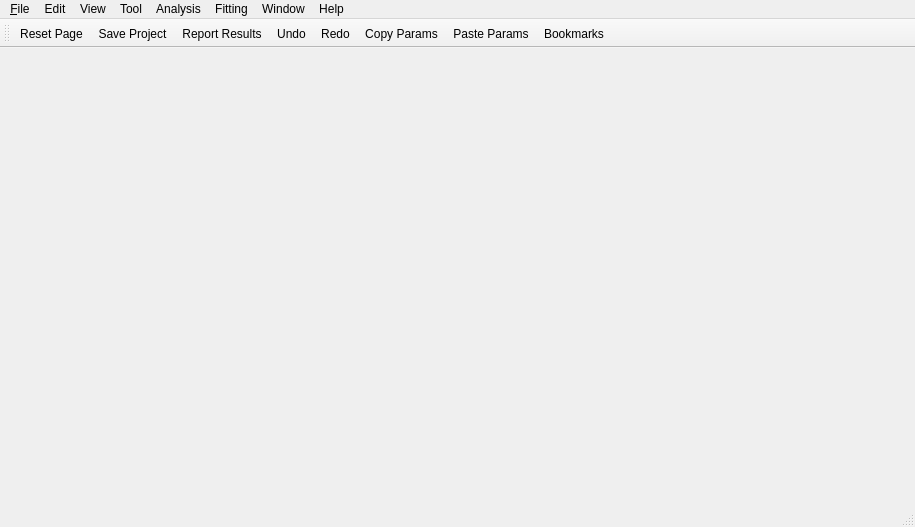
<?xml version="1.0" encoding="UTF-8"?>
<ui version="4.0">
 <class>MainWindow</class>
 <widget class="QMainWindow" name="MainWindow">
  <property name="geometry">
   <rect>
    <x>0</x>
    <y>0</y>
    <width>915</width>
    <height>527</height>
   </rect>
  </property>
  <property name="windowTitle">
   <string>MainWindow</string>
  </property>
  <property name="windowIcon">
   <iconset>
    <normaloff>:/res/ball.ico</normaloff>:/res/ball.ico</iconset>
  </property>
  <widget class="QWidget" name="centralwidget"/>
  <widget class="QMenuBar" name="menubar">
   <property name="geometry">
    <rect>
     <x>0</x>
     <y>0</y>
     <width>915</width>
     <height>22</height>
    </rect>
   </property>
   <widget class="QMenu" name="menu_File">
    <property name="title">
     <string>&amp;File</string>
    </property>
    <addaction name="actionLoadData"/>
    <addaction name="actionLoad_Data_Folder"/>
    <addaction name="separator"/>
    <addaction name="actionOpen_Project"/>
    <addaction name="actionOpen_Analysis"/>
    <addaction name="separator"/>
    <addaction name="actionSave"/>
    <addaction name="actionSave_Analysis"/>
    <addaction name="separator"/>
    <addaction name="actionQuit"/>
   </widget>
   <widget class="QMenu" name="menuEdit">
    <property name="title">
     <string>Edit</string>
    </property>
    <widget class="QMenu" name="menuCopy_Params_As">
     <property name="title">
      <string>Copy Params To Format...</string>
     </property>
     <addaction name="actionExcel"/>
     <addaction name="actionLatex"/>
    </widget>
    <addaction name="actionUndo"/>
    <addaction name="actionRedo"/>
    <addaction name="separator"/>
    <addaction name="actionCopy"/>
    <addaction name="actionPaste"/>
    <addaction name="separator"/>
    <addaction name="menuCopy_Params_As"/>
    <addaction name="separator"/>
    <addaction name="actionReport"/>
    <addaction name="actionReset"/>
   </widget>
   <widget class="QMenu" name="menuView">
    <property name="title">
     <string>View</string>
    </property>
    <addaction name="actionShow_Grid_Window"/>
    <addaction name="separator"/>
    <addaction name="actionHide_Toolbar"/>
    <addaction name="separator"/>
    <addaction name="actionStartup_Settings"/>
    <addaction name="separator"/>
    <addaction name="actionCategory_Manager"/>
   </widget>
   <widget class="QMenu" name="menuTool">
    <property name="title">
     <string>Tool</string>
    </property>
    <addaction name="actionData_Operation"/>
    <addaction name="separator"/>
    <addaction name="actionSLD_Calculator"/>
    <addaction name="actionDensity_Volume_Calculator"/>
    <addaction name="actionSlit_Size_Calculator"/>
    <addaction name="actionKeissig_Calculator"/>
    <addaction name="actionSAS_Resolution_Estimator"/>
    <addaction name="actionGeneric_Scattering_Calculator"/>
    <addaction name="separator"/>
    <addaction name="actionPython_Shell_Editor"/>
    <addaction name="actionImage_Viewer"/>
   </widget>
   <widget class="QMenu" name="menuFitting">
    <property name="title">
     <string>Fitting</string>
    </property>
    <addaction name="actionNew_Fit_Page"/>
    <addaction name="separator"/>
    <addaction name="actionConstrained_Fit"/>
    <addaction name="actionCombine_Batch_Fit"/>
    <addaction name="separator"/>
    <addaction name="actionFit_Options"/>
    <addaction name="actionFit_Results"/>
    <addaction name="separator"/>
    <addaction name="actionChain_Fitting"/>
    <addaction name="separator"/>
    <addaction name="actionEdit_Custom_Model"/>
   </widget>
   <widget class="QMenu" name="menuWindow">
    <property name="title">
     <string>Window</string>
    </property>
    <addaction name="actionCascade"/>
    <addaction name="actionTile"/>
    <addaction name="separator"/>
    <addaction name="actionArrange_Icons"/>
    <addaction name="actionNext"/>
    <addaction name="actionPrevious"/>
    <addaction name="separator"/>
   </widget>
   <widget class="QMenu" name="menuAnalysis">
    <property name="title">
     <string>Analysis</string>
    </property>
    <addaction name="actionFitting"/>
    <addaction name="actionInversion"/>
    <addaction name="actionInvariant"/>
   </widget>
   <widget class="QMenu" name="menuHelp">
    <property name="title">
     <string>Help</string>
    </property>
    <addaction name="actionDocumentation"/>
    <addaction name="separator"/>
    <addaction name="actionTutorial"/>
    <addaction name="separator"/>
    <addaction name="actionAcknowledge"/>
    <addaction name="separator"/>
    <addaction name="actionAbout"/>
    <addaction name="actionCheck_for_update"/>
   </widget>
   <addaction name="menu_File"/>
   <addaction name="menuEdit"/>
   <addaction name="menuView"/>
   <addaction name="menuTool"/>
   <addaction name="menuAnalysis"/>
   <addaction name="menuFitting"/>
   <addaction name="menuWindow"/>
   <addaction name="menuHelp"/>
  </widget>
  <widget class="QStatusBar" name="statusbar">
   <property name="sizePolicy">
    <sizepolicy hsizetype="Preferred" vsizetype="Fixed">
     <horstretch>0</horstretch>
     <verstretch>0</verstretch>
    </sizepolicy>
   </property>
  </widget>
  <widget class="QToolBar" name="toolBar">
   <property name="windowTitle">
    <string>toolBar</string>
   </property>
   <attribute name="toolBarArea">
    <enum>TopToolBarArea</enum>
   </attribute>
   <attribute name="toolBarBreak">
    <bool>false</bool>
   </attribute>
   <addaction name="actionReset"/>
   <addaction name="actionSave"/>
   <addaction name="actionReport"/>
   <addaction name="actionUndo"/>
   <addaction name="actionRedo"/>
   <addaction name="actionCopy"/>
   <addaction name="actionPaste"/>
   <addaction name="actionBookmarks"/>
  </widget>
  <action name="actionReset">
   <property name="icon">
    <iconset>
     <normaloff>:/res/reset.png</normaloff>:/res/reset.png</iconset>
   </property>
   <property name="text">
    <string>Reset Page</string>
   </property>
   <property name="toolTip">
    <string>Reset</string>
   </property>
  </action>
  <action name="actionSave">
   <property name="icon">
    <iconset>
     <normaloff>:/res/save.png</normaloff>:/res/save.png</iconset>
   </property>
   <property name="text">
    <string>Save Project</string>
   </property>
   <property name="toolTip">
    <string>Save</string>
   </property>
  </action>
  <action name="actionReport">
   <property name="icon">
    <iconset>
     <normaloff>:/res/report.png</normaloff>:/res/report.png</iconset>
   </property>
   <property name="text">
    <string>Report Results</string>
   </property>
   <property name="toolTip">
    <string>report</string>
   </property>
  </action>
  <action name="actionUndo">
   <property name="icon">
    <iconset>
     <normaloff>:/res/undo.png</normaloff>
     <normalon>res/undo.png</normalon>:/res/undo.png</iconset>
   </property>
   <property name="text">
    <string>Undo</string>
   </property>
  </action>
  <action name="actionRedo">
   <property name="icon">
    <iconset>
     <normaloff>:/res/redo.png</normaloff>:/res/redo.png</iconset>
   </property>
   <property name="text">
    <string>Redo</string>
   </property>
   <property name="toolTip">
    <string>Redo</string>
   </property>
  </action>
  <action name="actionCopy">
   <property name="icon">
    <iconset>
     <normaloff>:/res/copy.png</normaloff>:/res/copy.png</iconset>
   </property>
   <property name="text">
    <string>Copy Params</string>
   </property>
   <property name="toolTip">
    <string>Copy parameter values</string>
   </property>
  </action>
  <action name="actionPaste">
   <property name="icon">
    <iconset>
     <normaloff>:/res/paste.png</normaloff>:/res/paste.png</iconset>
   </property>
   <property name="text">
    <string>Paste Params</string>
   </property>
   <property name="toolTip">
    <string>Paste parameter values</string>
   </property>
  </action>
  <action name="actionBookmarks">
   <property name="checkable">
    <bool>true</bool>
   </property>
   <property name="icon">
    <iconset>
     <normaloff>:/res/bookmark.png</normaloff>:/res/bookmark.png</iconset>
   </property>
   <property name="text">
    <string>Bookmarks</string>
   </property>
  </action>
  <action name="actionPerspective">
   <property name="text">
    <string>Perspective</string>
   </property>
  </action>
  <action name="actionLoadData">
   <property name="text">
    <string>Load Data File(s)</string>
   </property>
  </action>
  <action name="actionLoad_Data_Folder">
   <property name="text">
    <string>Load Data Folder</string>
   </property>
  </action>
  <action name="actionOpen_Project">
   <property name="text">
    <string>Open Project</string>
   </property>
  </action>
  <action name="actionOpen_Analysis">
   <property name="text">
    <string>Open Analysis</string>
   </property>
  </action>
  <action name="actionSave_Analysis">
   <property name="text">
    <string>Save Analysis</string>
   </property>
  </action>
  <action name="actionQuit">
   <property name="text">
    <string>Quit</string>
   </property>
  </action>
  <action name="actionShow_Grid_Window">
   <property name="text">
    <string>Show Grid Window</string>
   </property>
  </action>
  <action name="actionHide_Toolbar">
   <property name="text">
    <string>Hide Toolbar</string>
   </property>
  </action>
  <action name="actionStartup_Settings">
   <property name="text">
    <string>Startup Settings</string>
   </property>
  </action>
  <action name="actionCategory_Manager">
   <property name="text">
    <string>Category Manager</string>
   </property>
   <property name="toolTip">
    <string>Category Manager</string>
   </property>
  </action>
  <action name="actionData_Operation">
   <property name="text">
    <string>Data Operation</string>
   </property>
  </action>
  <action name="actionSLD_Calculator">
   <property name="text">
    <string>SLD Calculator</string>
   </property>
  </action>
  <action name="actionDensity_Volume_Calculator">
   <property name="text">
    <string>Density/Volume Calculator</string>
   </property>
  </action>
  <action name="actionSlit_Size_Calculator">
   <property name="text">
    <string>Slit Size Calculator</string>
   </property>
  </action>
  <action name="actionSAS_Resolution_Estimator">
   <property name="text">
    <string>SAS Resolution Estimator</string>
   </property>
  </action>
  <action name="actionGeneric_Scattering_Calculator">
   <property name="text">
    <string>Generic Scattering Calculator</string>
   </property>
  </action>
  <action name="actionPython_Shell_Editor">
   <property name="text">
    <string>Python Shell/Editor</string>
   </property>
  </action>
  <action name="actionImage_Viewer">
   <property name="text">
    <string>Image Viewer</string>
   </property>
  </action>
  <action name="actionNew_Fit_Page">
   <property name="text">
    <string>New Fit Page</string>
   </property>
  </action>
  <action name="actionConstrained_Fit">
   <property name="text">
    <string>Constrained or Simultaneous Fit</string>
   </property>
  </action>
  <action name="actionCombine_Batch_Fit">
   <property name="text">
    <string>Combine Batch Fit</string>
   </property>
  </action>
  <action name="actionFit_Options">
   <property name="text">
    <string>Fit Algorithms</string>
   </property>
  </action>
  <action name="actionFit_Results">
   <property name="text">
    <string>Fit Results</string>
   </property>
  </action>
  <action name="actionChain_Fitting">
   <property name="text">
    <string>Chain Fitting (BatchFit only)</string>
   </property>
  </action>
  <action name="actionEdit_Custom_Model">
   <property name="text">
    <string>Edit Custom Model</string>
   </property>
  </action>
  <action name="actionCascade">
   <property name="text">
    <string>Cascade</string>
   </property>
  </action>
  <action name="actionTile">
   <property name="text">
    <string>Tile</string>
   </property>
  </action>
  <action name="actionTile_Vertically">
   <property name="text">
    <string>Tile Vertically</string>
   </property>
  </action>
  <action name="actionArrange_Icons">
   <property name="text">
    <string>Arrange Icons</string>
   </property>
  </action>
  <action name="actionNext">
   <property name="text">
    <string>Next</string>
   </property>
  </action>
  <action name="actionPrevious">
   <property name="text">
    <string>Previous</string>
   </property>
  </action>
  <action name="actionFitting">
   <property name="checkable">
    <bool>true</bool>
   </property>
   <property name="text">
    <string>Fitting</string>
   </property>
  </action>
  <action name="actionInversion">
   <property name="checkable">
    <bool>true</bool>
   </property>
   <property name="text">
    <string>Pr Inversion</string>
   </property>
  </action>
  <action name="actionInvariant">
   <property name="checkable">
    <bool>true</bool>
   </property>
   <property name="text">
    <string>Invariant</string>
   </property>
  </action>
  <action name="actionDocumentation">
   <property name="text">
    <string>Documentation</string>
   </property>
  </action>
  <action name="actionTutorial">
   <property name="text">
    <string>Tutorial</string>
   </property>
  </action>
  <action name="actionAcknowledge">
   <property name="text">
    <string>Acknowledge</string>
   </property>
  </action>
  <action name="actionAbout">
   <property name="text">
    <string>About</string>
   </property>
  </action>
  <action name="actionCheck_for_update">
   <property name="text">
    <string>Check for update</string>
   </property>
  </action>
  <action name="actionExcel">
   <property name="text">
    <string>Excel</string>
   </property>
  </action>
  <action name="actionLatex">
   <property name="text">
    <string>Latex</string>
   </property>
  </action>
  <action name="actionKeissig_Calculator">
   <property name="text">
    <string>Kiessig Thickness Calculator</string>
   </property>
  </action>
 </widget>
 <resources/>
 <connections/>
</ui>
